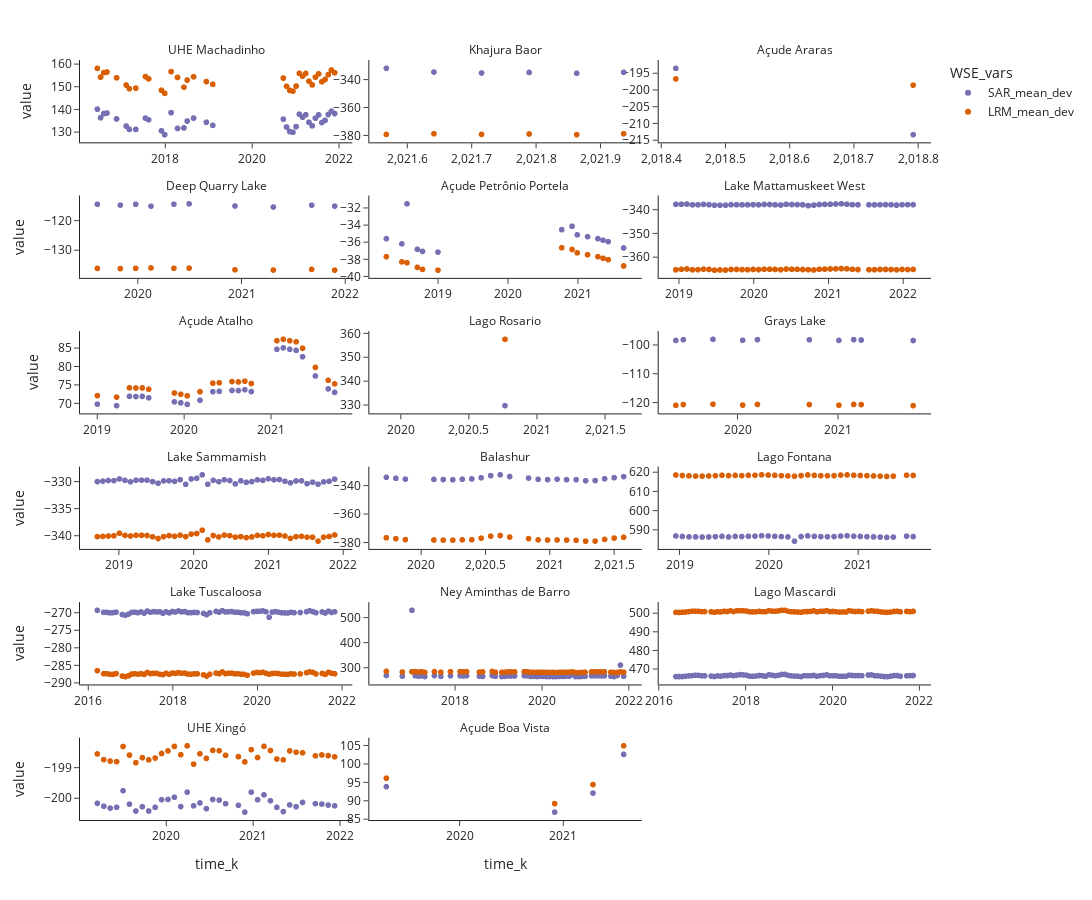

Source (notebook cell):
### Code cell
df=df_melt
x_fd='time_k'
y_fd='value'
facet='lake_name_k_first'
color='WSE_vars'
fig = px.scatter(df.loc[df['WSE_vars'].isin(['SAR_mean_dev','LRM_mean_dev'])], x=x_fd, y=y_fd, 
                 facet_col=facet,color=color,facet_col_wrap=3,
                 color_discrete_sequence=["#7570b3","#d95f02"],
                 template="simple_white", width=1200, height=900)
# fig.update_traces(marker=dict(size=5,color='#661666'))
fig.update_xaxes(matches=None)
fig.update_yaxes(matches=None)

fig.for_each_annotation(lambda a: a.update(text=a.text.split("=")[-1]))
fig.for_each_yaxis(lambda y: y.update(showticklabels=True,matches=None))
fig.for_each_xaxis(lambda x: x.update(showticklabels=True,matches=None))
fig.show()
del df


# df=df_melt
# x_fd='time_k'
# y_fd='value'
# facet='lake_name_k_first'
# color='height_count'
# fig = px.bar(df.loc[df['height_count'].isin(['height_k_count','nobs_altis'])], x=x_fd, y=y_fd, 
#                  facet_col=facet,color=color,facet_col_wrap=3, barmode='group',
#                  template="simple_white", width=1200, height=900)
# # fig.update_traces(marker=dict(size=5,color='#661666'))
# fig.update_xaxes(matches=None)
# fig.update_yaxes(matches=None)

# fig.for_each_annotation(lambda a: a.update(text=a.text.split("=")[-1]))
# fig.show()
# del df
